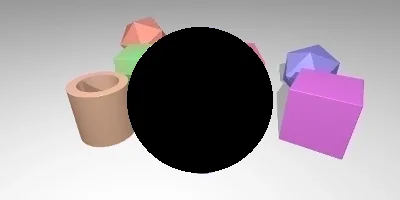
#> input picture bg.jpg, 400 x 200 px
$ python rotation.py   (older library calls are emulated)
#> lines starting #> are read from the running program, lines starting #| are printed output that depends on the picture; after the words box and inside, x2 and y2 are one past the last pixel; in counts of white or black regions, pixels touching at a corner belong together
import cv2
import numpy as np
from loguru import logger

def rotate_and_paste(background_path, circle_path, angle):
    """
    旋转圆形图片并贴回背景图的中心洞中

    Args:
        background_path: 带洞背景图路径
        circle_path: 独立圆形图路径
        angle: 圆形旋转的角度 (度)

    Returns:
        复原后的图片
    """
#> called with background_path = 'bg.jpg', circle_path = 'tg.jpg', angle = 0
    # 读取带透明通道的图片
    background = cv2.imread(background_path, cv2.IMREAD_UNCHANGED)
#> background is the input picture: shape (200, 400, 3); mean B, G, R 159.3, 152.7, 162.3
    circle_img = cv2.imread(circle_path, cv2.IMREAD_UNCHANGED)
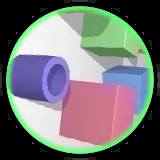
#> input picture tg.jpg, 160 x 160 px
#> circle_img is the input picture: shape (160, 160, 4); mean B, G, R, A 115.9, 115.6, 113.8, 176.8

    # 确保图片正确读取
    if background is None or circle_img is None:
        raise ValueError("图片读取失败，请检查路径")

    # 为背景图添加透明通道（如果不存在）
    if background.shape[2] == 3:
        background = cv2.cvtColor(background, cv2.COLOR_BGR2BGRA)
#> background: shape (200, 400, 4)

    # 获取背景图尺寸和中心点
    bg_height, bg_width = background.shape[:2]
#> bg_height = 200; bg_width = 400
    center_x, center_y = bg_width // 2, bg_height // 2
#> center_x = 200; center_y = 100

    # 从圆形图创建掩码（非透明区域）
    _, alpha_mask = cv2.threshold(circle_img[:, :, 3], 1, 255, cv2.THRESH_BINARY)
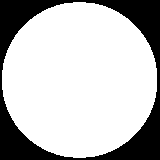
#> alpha_mask: shape (160, 160); 74.6% white; 1 black region, box (x1, y1, x2, y2) and area: (0, 0, 160, 160) 6510

    # 计算圆形半径（取宽高中较小值的50%）
    circle_radius = min(circle_img.shape[0], circle_img.shape[1]) // 2
#> circle_radius = 80

    # 创建临时背景用于旋转（包含透明通道）
    circle_on_bg = np.zeros_like(background)
    circle_on_bg = cv2.cvtColor(circle_on_bg, cv2.COLOR_BGRA2RGBA)  # 确保透明通道兼容
#> circle_on_bg: shape (200, 400, 4); every value is 0

    # 获取圆形图中心点
    circle_center_x = circle_img.shape[1] // 2
#> circle_center_x = 80
    circle_center_y = circle_img.shape[0] // 2
#> circle_center_y = 80

    # 计算在背景中心放置圆形图的坐标
    start_x = center_x - circle_center_x
#> start_x = 120
    start_y = center_y - circle_center_y
#> start_y = 20
    end_x = start_x + circle_img.shape[1]
#> end_x = 280
    end_y = start_y + circle_img.shape[0]
#> end_y = 180

    # 在临时背景上放置圆形图
    circle_on_bg[start_y:end_y, start_x:end_x] = circle_img
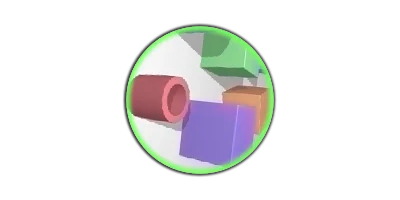
#> circle_on_bg: shape (200, 400, 4); mean R, G, B, A 37.1, 37, 36.4, 56.6; transparent parts drawn white

    # 旋转组合图片（角度为负实现逆时针旋转）
    rotation_matrix = cv2.getRotationMatrix2D(
        (center_x, center_y),
        -angle,
        1.0
    )
#> rotation_matrix = [[1, 0, 0], [0, 1, 0]]
    rotated = cv2.warpAffine(
        circle_on_bg,
        rotation_matrix,
        (bg_width, bg_height),
        flags=cv2.INTER_LANCZOS4,
        borderMode=cv2.BORDER_CONSTANT,
        borderValue=(0, 0, 0, 0)  # 透明边框
    )

    # 创建背景图洞区域掩码（中心为透明）
    hole_mask = np.zeros((bg_height, bg_width), dtype=np.uint8)
    cv2.circle(hole_mask, (center_x, center_y), circle_radius, 255, -1)
#> hole_mask: shape (200, 400); 25.1% white; 1 white region, box (x1, y1, x2, y2) and area: (120, 20, 281, 181) 20081

    # 创建洞区域的倒置掩码（洞区域为透明，其他区域不透明）
    inverted_hole_mask = cv2.bitwise_not(hole_mask)

    # 将背景洞区域设置为透明
    background = cv2.cvtColor(background, cv2.COLOR_BGRA2RGBA)
    background[:, :, 3] = cv2.bitwise_and(
        background[:, :, 3],
        inverted_hole_mask
    )

    # 合并旋转后的圆形图和背景
    result = cv2.add(background, rotated)

    # 转换回BGR格式（去掉透明通道）
    result = cv2.cvtColor(result, cv2.COLOR_RGBA2BGR)
#> result: shape (200, 400, 3)

    return result


def calculate_gradient_magnitude(image):
    """计算图像的梯度强度"""
    if len(image.shape) == 3:
        gray = cv2.cvtColor(image, cv2.COLOR_BGR2GRAY)
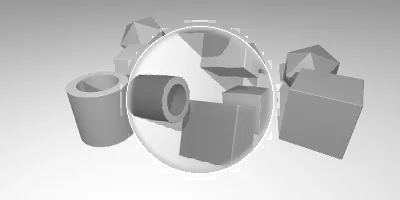
#> gray: shape (200, 400); min 75, max 255, mean 192.6
    else:
        gray = image

    sobel_x = cv2.Sobel(gray, cv2.CV_64F, 1, 0, ksize=5)
    sobel_y = cv2.Sobel(gray, cv2.CV_64F, 0, 1, ksize=5)
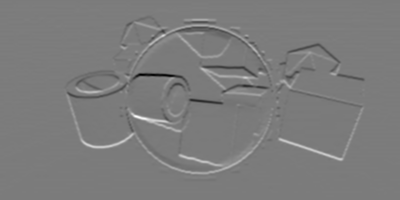
#> sobel_y: shape (200, 400) float64; min -7183, max 7685, mean 57.3; drawn with min black and max white
    gradient_magnitude = np.sqrt(sobel_x ** 2 + sobel_y ** 2)
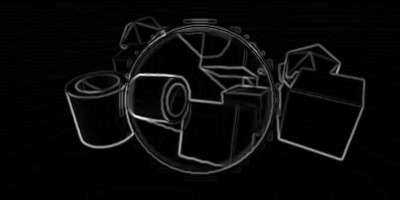
#> gradient_magnitude: shape (200, 400) float64; min 0, max 7895.5, mean 315.9; drawn with min black and max white

    return gradient_magnitude


if __name__ == '__main__':
    background_path = 'bg.jpg'  # 带洞背景图
    circle_path = 'tg.jpg'  # 独立圆形图
    min_gradient = float('inf')
    best_result = None
    best_angle = 0

    # 测试0-360度，步长为5度
    for angle in range(0, 360, 2):
        try:
            logger.info(f"测试角度: {angle}度")
            result = rotate_and_paste(background_path, circle_path, angle)

            # 计算梯度强度
            gradient = calculate_gradient_magnitude(result)
            total_gradient = np.sum(gradient)
#> total_gradient = 25272707.7
            logger.info(f"总梯度强度: {total_gradient}")

            # 更新最佳结果
            if total_gradient < min_gradient:
                min_gradient = total_gradient
#> min_gradient = 25272707.7
                best_angle = angle
                best_result = result
                logger.info(f"发现新最佳角度: {angle}度, 梯度值: {min_gradient}")

        except Exception as e:
            logger.info(f"角度 {angle} 处理出错: {str(e)}")

    logger.info(f"最佳角度: {best_angle}度, 最小梯度值: {min_gradient}")

    # 显示并保存结果
    if best_result is not None:
        cv2.imshow('best_angle', best_result)
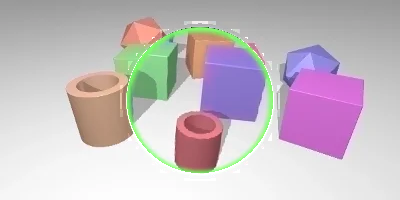
#> window 'best_angle': shape (200, 400, 3); mean B, G, R 195.2, 188.7, 198.8
        cv2.waitKey(0)
        cv2.destroyAllWindows()
        cv2.imwrite('best_reconstruction.jpg', best_result)
    else:
        logger.info("未找到有效解决方案")
